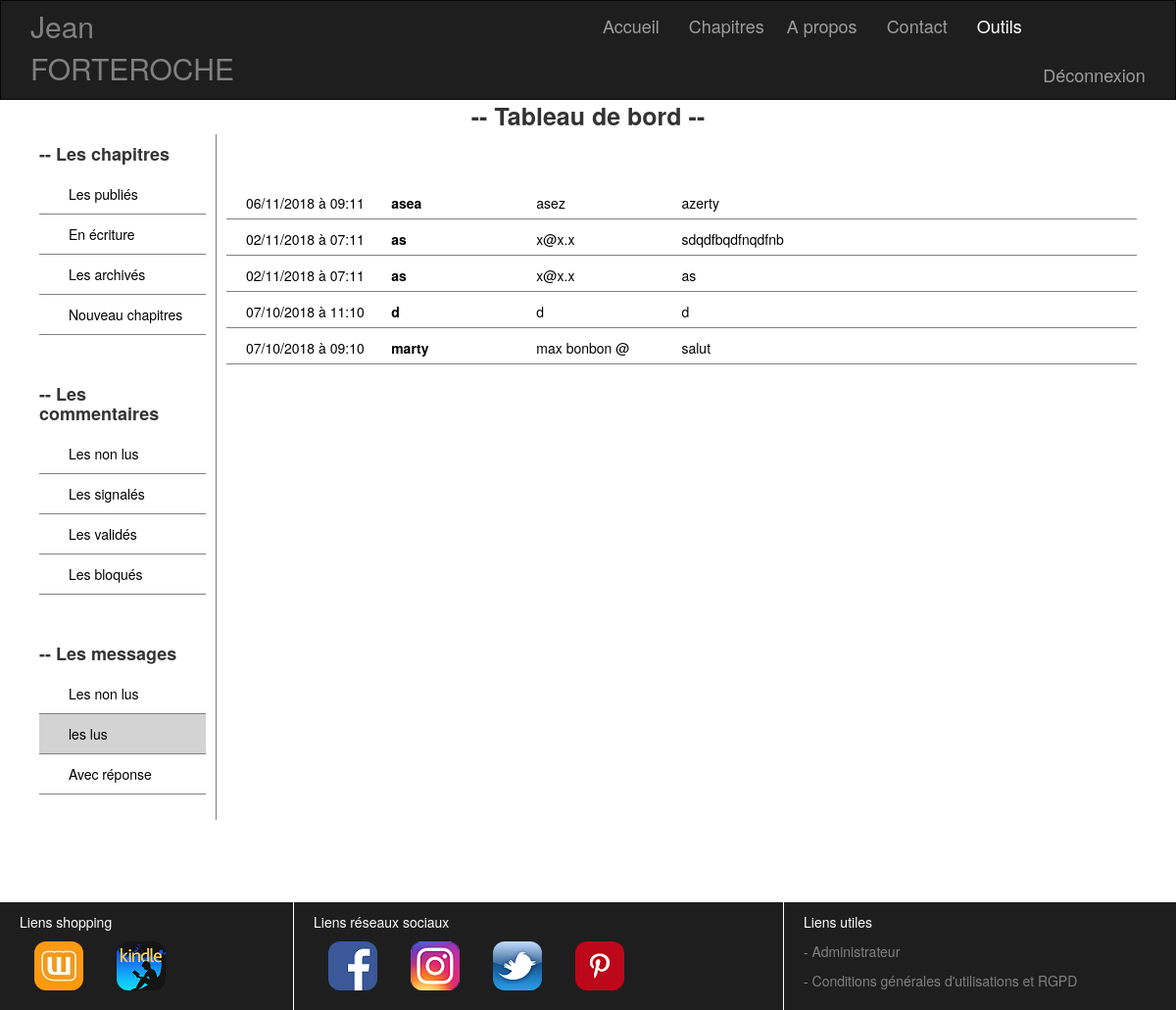
The page /index.php?callPage=dashboardDisplayListLineMessage&stateMessage=1 (signed in) on the database as committed earlier.
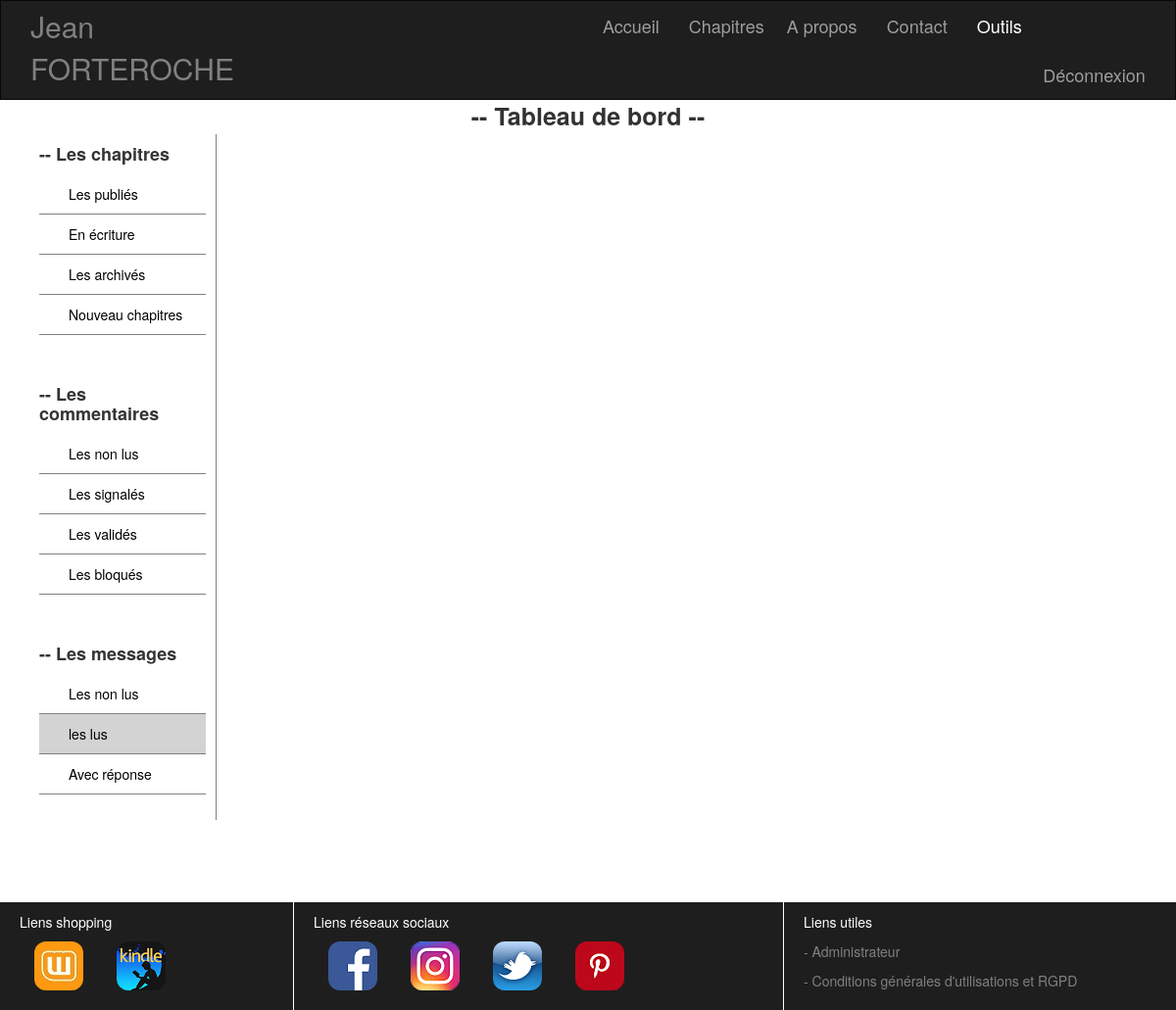
The same page on the database as committed later.
### tables this page shows
CREATE TABLE IF NOT EXISTS `message` (
  `id` int(11) NOT NULL AUTO_INCREMENT,
  `name` varchar(255) NOT NULL,
  `email` varchar(255) NOT NULL,
  `contentMessage` text NOT NULL,
  `stateMessage` int(1) NOT NULL,
  `publicationDate` datetime NOT NULL,
  PRIMARY KEY (`id`)
);

### controller/controllerValidator.php (called while the page is built, shortened)
<?php
class controllerValidator
{
    public function requestValidator($method)
    {
        return $_SERVER['REQUEST_METHOD'] === $method;
    }
    public function isEmptyValidator($params)
    {
        if (is_array($params))
        {
            $empty = [];
            return empty($empty) ? true : false;
        }
        return false;
    }
}

### view/model/modelMessage.php (called while the page is built, shortened)
<?php
require_once("./view/model/modelLogBDD.php");
class modelMessage
{
    private $BDD;
    public function __construct()
    {
        $this->BDD = new BDD();
    }
    public function getDisplayListLineMessageByStateMessage($stateMessage,$numberMessageForPage,$numberCurrentPage)
    {
        $donneesDisplayListLineMessageByStateMessage = $this->BDD->connexionBDD()->prepare('SELECT * FROM message WHERE stateMessage=:a ORDER BY publicationDate DESC LIMIT '. (($numberCurrentPage-1)*$numberMessageForPage) .','. $numberMessageForPage .'');
        $donneesDisplayListLineMessageByStateMessage->execute(array('a'=>$stateMessage));
        return $donneesDisplayListLineMessageByStateMessage->fetchAll();
    }
}

### view/model/modelLogBDD.php (called while the page is built)
<?php
class BDD
{
    public function connexionBDD()
    {
    return new PDO('mysql:host=localhost;dbname=projet_3', 'root', '');
    }
}

### view/message/viewDisplayListLineMessageState.php (the view, shortened to what the changed rows need)
  <ul class="col-lg-12">
      <?php
      foreach ($displayListLineMessage as $donneesDisplayListLineMessage)
      {
          $contentMessage = substr($donneesDisplayListLineMessage['contentMessage'], 0, 50);
          $dateFr = date("d/m/Y", strtotime($donneesDisplayListLineMessage['publicationDate']));
          $heure = date("h", strtotime($donneesDisplayListLineMessage['publicationDate']));
          $minute = date("m", strtotime($donneesDisplayListLineMessage['publicationDate']));
?>
          <li class="listMessageContact">
          <a href="./index.php?callPage=dashboardDisplayOneMessage&stateMessage=<?= $_GET['stateMessage'] ?>&idMessage=<?= $donneesDisplayListLineMessage['id'] ?>">
          <span class="date col-lg-2"><?= $dateFr ?> à <?= $heure ?>:<?= $minute ?></span>
          <span class="col-lg-2"><strong><?= $donneesDisplayListLineMessage['name'] ?></strong></span>
          <span class="date col-lg-2"><?= $donneesDisplayListLineMessage['email'] ?></span>
          <span><?= $contentMessage ?></span>
          </a></li>
<?php
      }
    ?>
  </ul>

### view/viewBodyPage/viewPageDashboard.php (shortened to what the changed rows need)
    <div class="col-lg-12 sectionDashboard">
      <div class="col-lg-12 principalTitleSection"><strong>-- Tableau de bord --</strong></div>
      <div class="col-lg-2 sectionMenu">
        <h4><strong>-- Les chapitres</strong></h4>
        <ul class="col-lg-12 sectionMenuChapter">
        </ul>
        <h4><strong>-- Les commentaires</strong></h4>
        <ul class="col-lg-12 sectionMenuComment">
        </ul>
        <h4><strong>-- Les messages</strong></h4>
        <ul class="col-lg-12 sectionMenuMessage">
        </ul>
      </div>
      <div class="col-lg-10 sectionDetail">
<?php
    if ((isset($_GET['callPage'])) and ($_GET['callPage'] == 'dashboardDisplayListLineChapter')) {
        $titlePage = "Tableau de bord";
        require_once("./view/chapter/viewDisplayListLineChapter.php");
    }
    else if ((isset($_GET['callPage'])) and ($_GET['callPage'] == 'dashboardDisplayOneChapter')) {
        $titlePage = "Tableau de bord";
        require_once("./view/chapter/viewDisplayOneChapter.php");
    }
    else if ((isset($_GET['callPage'])) and ($_GET['callPage'] == 'dashboardDisplayEditChapter')) {
        $titlePage = "Tableau de bord";
        require_once("./view/chapter/viewEditChapter.php");
    }
    else if ((isset($_GET['callPage'])) and ($_GET['callPage'] == 'dashboardDisplayListLineComment')) {
        $titlePage = "Tableau de bord";
        require_once("./view/comment/viewDisplayListLineCommentState.php");
    }
    else if ((isset($_GET['callPage'])) and ($_GET['callPage'] == 'dashboardDisplayOneComment')) {
        $titlePage = "Tableau de bord";
        require_once("./view/comment/viewDisplayOneComment.php");
    }
    else if ((isset($_GET['callPage'])) and ($_GET['callPage'] == 'dashboardDisplayListLineMessage')) {
        require_once("./view/message/viewDisplayListLineMessageState.php");
    }
    else if ((isset($_GET['callPage'])) and ($_GET['callPage'] == 'dashboardDisplayOneMessage')) {
        $titlePage = "Tableau de bord";
        require_once("./view/message/viewDisplayOneMessage.php");
        require_once("./view/message/viewDisplayListReplyMessage.php");
    }
?>
      </div>
    </div>
<?php
require_once('./view/template/viewTemplateHtml.php'); ?>

Rows that differ between the two databases and show on the page:
removed message: publicationDate "06/11/2018", publicationDate "09", publicationDate "11", name "asea", email "asez", contentMessage "azerty"
removed message: publicationDate "02/11/2018", publicationDate "07", publicationDate "11", name "as", email "x@x.x", contentMessage "sdqdfbqdfnqdfnb"
removed message: publicationDate "02/11/2018", publicationDate "07", publicationDate "11", name "as", email "x@x.x", contentMessage "as"
removed message: publicationDate "07/10/2018", publicationDate "11", publicationDate "10", name "d", email "d", contentMessage "d"
no longer on this page (row edited): message: publicationDate "07/10/2018", publicationDate "09", publicationDate "10", name "marty", email "max bonbon @", contentMessage "salut"
